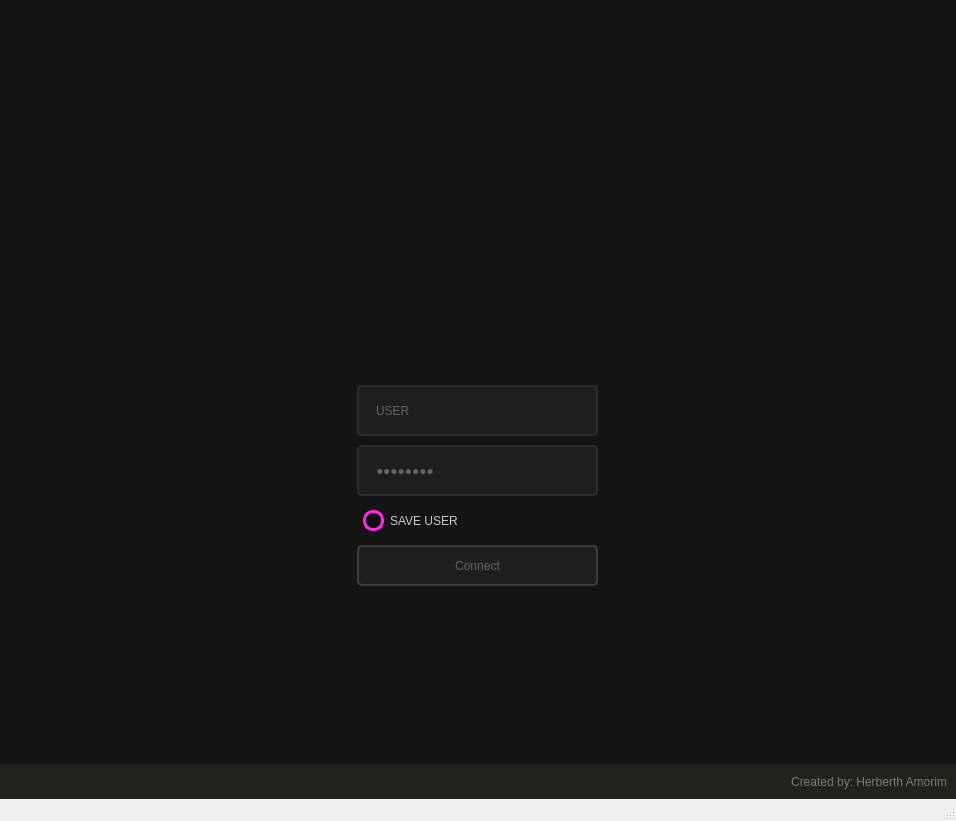
<?xml version="1.0" encoding="UTF-8"?>
<ui version="4.0">
 <class>MainWindow</class>
 <widget class="QMainWindow" name="MainWindow">
  <property name="geometry">
   <rect>
    <x>0</x>
    <y>0</y>
    <width>956</width>
    <height>821</height>
   </rect>
  </property>
  <property name="windowTitle">
   <string>MainWindow</string>
  </property>
  <widget class="QWidget" name="centralwidget">
   <layout class="QVBoxLayout" name="verticalLayout">
    <property name="spacing">
     <number>0</number>
    </property>
    <property name="leftMargin">
     <number>0</number>
    </property>
    <property name="topMargin">
     <number>0</number>
    </property>
    <property name="rightMargin">
     <number>0</number>
    </property>
    <property name="bottomMargin">
     <number>0</number>
    </property>
    <item>
     <widget class="QFrame" name="top_bar">
      <property name="maximumSize">
       <size>
        <width>16777215</width>
        <height>35</height>
       </size>
      </property>
      <property name="styleSheet">
       <string notr="true">border-radius: 0px;
background: #141414;
</string>
      </property>
      <property name="frameShape">
       <enum>QFrame::NoFrame</enum>
      </property>
      <property name="frameShadow">
       <enum>QFrame::Raised</enum>
      </property>
      <layout class="QHBoxLayout" name="horizontalLayout_2">
       <property name="spacing">
        <number>0</number>
       </property>
       <property name="leftMargin">
        <number>0</number>
       </property>
       <property name="topMargin">
        <number>3</number>
       </property>
       <property name="rightMargin">
        <number>0</number>
       </property>
       <property name="bottomMargin">
        <number>3</number>
       </property>
      </layout>
     </widget>
    </item>
    <item>
     <widget class="QFrame" name="content">
      <property name="styleSheet">
       <string notr="true">border-radius: 0px;
background: #141414;
</string>
      </property>
      <property name="frameShape">
       <enum>QFrame::NoFrame</enum>
      </property>
      <property name="frameShadow">
       <enum>QFrame::Raised</enum>
      </property>
      <layout class="QHBoxLayout" name="horizontalLayout">
       <property name="spacing">
        <number>0</number>
       </property>
       <property name="leftMargin">
        <number>0</number>
       </property>
       <property name="topMargin">
        <number>0</number>
       </property>
       <property name="rightMargin">
        <number>0</number>
       </property>
       <property name="bottomMargin">
        <number>0</number>
       </property>
       <item>
        <widget class="QFrame" name="login_area">
         <property name="maximumSize">
          <size>
           <width>450</width>
           <height>16777215</height>
          </size>
         </property>
         <property name="styleSheet">
          <string notr="true">QFrame:{
	background: #0c0e0c;
	border: 2px solid #58fe81;
	border-radius: 5px;
}</string>
         </property>
         <property name="frameShape">
          <enum>QFrame::NoFrame</enum>
         </property>
         <property name="frameShadow">
          <enum>QFrame::Raised</enum>
         </property>
         <widget class="QFrame" name="logo">
          <property name="geometry">
           <rect>
            <x>123</x>
            <y>70</y>
            <width>211</width>
            <height>201</height>
           </rect>
          </property>
          <property name="styleSheet">
           <string notr="true">background:url(:/Image/teste5.jpg);
background-repeat: no-repeat;

	
</string>
          </property>
          <property name="frameShape">
           <enum>QFrame::StyledPanel</enum>
          </property>
          <property name="frameShadow">
           <enum>QFrame::Raised</enum>
          </property>
         </widget>
         <widget class="QLineEdit" name="lineEdit_user">
          <property name="geometry">
           <rect>
            <x>104</x>
            <y>350</y>
            <width>241</width>
            <height>51</height>
           </rect>
          </property>
          <property name="styleSheet">
           <string notr="true">QLineEdit {
	border:2px solid rgb(45,45,45);
	border-radius:5px;
	padding:15px;
	background-color:rgb(30,30,30);
	color: rgb(100, 100, 100);
}
QLineEdit:hover{
	border:2px solid #ff29e2;
}
QLineEdit:focus{
	border:2px solid #ff29e2;
}
</string>
          </property>
          <property name="text">
           <string>USER</string>
          </property>
         </widget>
         <widget class="QLineEdit" name="lineEdit_password">
          <property name="geometry">
           <rect>
            <x>104</x>
            <y>410</y>
            <width>241</width>
            <height>51</height>
           </rect>
          </property>
          <property name="styleSheet">
           <string notr="true">QLineEdit {
	border:2px solid rgb(45,45,45);
	border-radius:5px;
	padding:15px;
	background-color:rgb(30,30,30);
	color: rgb(100, 100, 100);
}
QLineEdit:hover{
	border:2px solid #ff29e2;
}
QLineEdit:focus{
	border:2px solid #ff29e2;
}
</string>
          </property>
          <property name="text">
           <string>PASSWORD</string>
          </property>
          <property name="echoMode">
           <enum>QLineEdit::Password</enum>
          </property>
         </widget>
         <widget class="QCheckBox" name="checkBox_save">
          <property name="geometry">
           <rect>
            <x>110</x>
            <y>470</y>
            <width>231</width>
            <height>31</height>
           </rect>
          </property>
          <property name="styleSheet">
           <string notr="true">QCheckBox::indicator{
	border: 3px solid #ff29e2;
	width: 15px;
	height: 15px;
	border-radius: 10px;
	background-color:#0a0b0a;
}
QCheckBox::indicator::checked{
	color: rgb(45,45,45);
	border: 3px solid #58fe81;
	background-color:#58fe81;
}

QCheckBox{
	color: rgb(200, 200, 200)
}
</string>
          </property>
          <property name="text">
           <string>SAVE USER</string>
          </property>
         </widget>
         <widget class="QPushButton" name="pushButton_login">
          <property name="geometry">
           <rect>
            <x>104</x>
            <y>510</y>
            <width>241</width>
            <height>41</height>
           </rect>
          </property>
          <property name="styleSheet">
           <string notr="true">QPushButton{
	color: rgb(100, 100, 100);
	background-color:rgb(30,30,30);
	border: 2px solid rgb(60,60,60);
	border-radius: 5px;
}
QPushButton:hover {
	background-color: #58fe81;
	border: 2px solid rgb(60,60,60);
}
QPushButton:pressed {
	background-color: #58fe81;
	border: 2px solid #ff29e2;
}</string>
          </property>
          <property name="text">
           <string>Connect</string>
          </property>
         </widget>
        </widget>
       </item>
      </layout>
     </widget>
    </item>
    <item>
     <widget class="QFrame" name="botton_bar">
      <property name="maximumSize">
       <size>
        <width>16777215</width>
        <height>35</height>
       </size>
      </property>
      <property name="styleSheet">
       <string notr="true">border-radius: 0px;
background: #212220;
</string>
      </property>
      <property name="frameShape">
       <enum>QFrame::NoFrame</enum>
      </property>
      <property name="frameShadow">
       <enum>QFrame::Raised</enum>
      </property>
      <layout class="QVBoxLayout" name="verticalLayout_2">
       <item>
        <widget class="QLabel" name="label_credit">
         <property name="styleSheet">
          <string notr="true">color: #7f7a7a;</string>
         </property>
         <property name="text">
          <string>Created by: Herberth Amorim</string>
         </property>
         <property name="alignment">
          <set>Qt::AlignRight|Qt::AlignTrailing|Qt::AlignVCenter</set>
         </property>
        </widget>
       </item>
      </layout>
     </widget>
    </item>
   </layout>
  </widget>
  <widget class="QMenuBar" name="menubar">
   <property name="geometry">
    <rect>
     <x>0</x>
     <y>0</y>
     <width>956</width>
     <height>21</height>
    </rect>
   </property>
  </widget>
  <widget class="QStatusBar" name="statusbar"/>
 </widget>
 <resources>
  <include location="Image/file.qrc"/>
 </resources>
 <connections/>
</ui>
